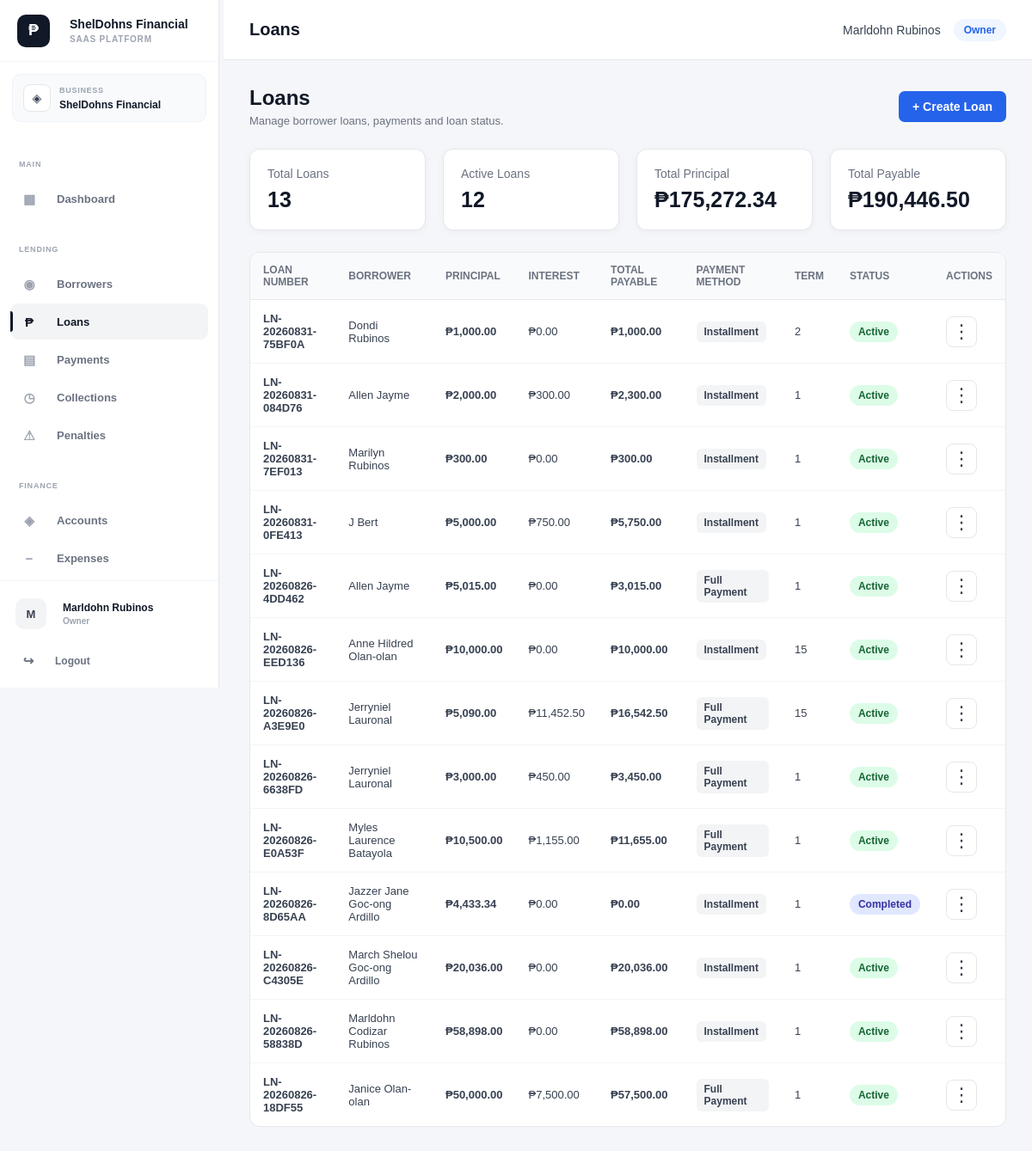
Screenshot of /public/index.php?url=loans (signed in) with the database file from the repository.
### tables this page shows
CREATE TABLE `loans` (
  `id` int(10) UNSIGNED NOT NULL,
  `business_id` bigint(20) UNSIGNED NOT NULL,
  `borrower_id` int(10) UNSIGNED NOT NULL,
  `account_id` int(10) UNSIGNED DEFAULT NULL,
  `category_id` int(10) UNSIGNED DEFAULT NULL,
  `loan_number` varchar(50) NOT NULL,
  `principal_amount` decimal(15,2) NOT NULL DEFAULT 0.00,
  `interest_rate` decimal(8,2) NOT NULL DEFAULT 0.00,
  `interest_type` enum('flat','reducing_balance') NOT NULL DEFAULT 'flat',
  `payment_type` enum('installment','full_payment') NOT NULL DEFAULT 'installment',
  `term` int(11) NOT NULL DEFAULT 1,
  `term_period` enum('days','weeks','months','years') NOT NULL DEFAULT 'months',
  `processing_fee` decimal(15,2) NOT NULL DEFAULT 0.00,
  `total_interest` decimal(15,2) NOT NULL DEFAULT 0.00,
  `total_payable` decimal(15,2) NOT NULL DEFAULT 0.00,
  `release_date` date DEFAULT NULL,
  `first_payment_date` date DEFAULT NULL,
  `status` enum('pending','approved','active','completed','overdue','cancelled','rejected') NOT NULL DEFAULT 'pending',
  `purpose` varchar(255) DEFAULT NULL,
  `notes` text DEFAULT NULL,
  `created_by` int(10) UNSIGNED DEFAULT NULL,
  `created_at` timestamp NOT NULL DEFAULT current_timestamp(),
  `updated_at` timestamp NOT NULL DEFAULT current_timestamp() ON UPDATE current_timestamp()
);

### app/controllers/LoanController.php (called while the page is built, shortened)
<?php
require_once APP_PATH . '/models/Loan.php';
class LoanController
{
    public function index(): void
    {
        $user =
            Auth::user();
        $businessId =
            Auth::businessId();
        $tenantRole =
            Auth::tenantRole();
        $loanModel =
            new Loan();
        $loans =
            $loanModel->all(
                $businessId
            );
        require APP_PATH .
            '/views/loans/index.php';
    }
}

### app/core/Auth.php (called while the page is built, shortened)
<?php
class Auth
{
    public static function user(): ?array
    {
        return
            $_SESSION['user']
            ?? null;
    }
    public static function businessId(): ?int
    {
        return (int)
            $_SESSION['business_id'];
    }
    public static function tenantRole(): ?string
    {
        return
            $_SESSION['tenant_role']
            ?? null;
    }
}

### app/core/Database.php (called while the page is built, shortened)
<?php
class Database
{
    private static ?PDO $instance = null;
    public static function getInstance(): PDO
    {
        if (self::$instance === null) {
            $host = '127.0.0.1';
            $port = '3306';
            $database = 'loan_management_db';
            $username = 'root';
            $password = '';
            $dsn = "mysql:host={$host};port={$port};dbname={$database};charset=utf8mb4";
            try {
                self::$instance = new PDO(
                    $dsn,
                    $username,
                    $password,
                    [
                        PDO::ATTR_ERRMODE => PDO::ERRMODE_EXCEPTION,
                        PDO::ATTR_DEFAULT_FETCH_MODE =>
                            PDO::FETCH_ASSOC,
                        PDO::ATTR_EMULATE_PREPARES => false
                    ]
                );
            } catch (PDOException $e) {
                die(
                    'Database connection failed: ' .
                    $e->getMessage()
                );
            }
        }
        return self::$instance;
    }
}

### app/models/Loan.php (called while the page is built, shortened)
<?php
class Loan
{
    private PDO $db;
    public function __construct()
    {
        $this->db = Database::getInstance();
    }
    private function ensureLoanSchedulesTable(): void
    {
        $sql = "
            CREATE TABLE IF NOT EXISTS loan_schedules
            (
                id INT UNSIGNED NOT NULL AUTO_INCREMENT,
                loan_id INT UNSIGNED NOT NULL,
                installment_number INT NOT NULL,
                due_date DATE NOT NULL,
                principal_amount DECIMAL(15,2)
                    NOT NULL DEFAULT 0.00,
                interest_amount DECIMAL(15,2)
                    NOT NULL DEFAULT 0.00,
                total_due DECIMAL(15,2)
                    NOT NULL DEFAULT 0.00,
                status ENUM(
                    'pending',
                    'paid',
                    'partial',
                    'overdue',
                    'cancelled'
                )
                NOT NULL DEFAULT 'pending',
                paid_amount DECIMAL(15,2)
                    NOT NULL DEFAULT 0.00,
                paid_date DATE NULL,
                created_at TIMESTAMP
                    NOT NULL DEFAULT CURRENT_TIMESTAMP,
                updated_at TIMESTAMP
                    NOT NULL DEFAULT CURRENT_TIMESTAMP
                    ON UPDATE CURRENT_TIMESTAMP,
                PRIMARY KEY (id),
                INDEX idx_loan_schedules_loan_id
                    (loan_id),
                INDEX idx_loan_schedules_due_date
                    (due_date),
                INDEX idx_loan_schedules_status
                    (status)
            )
            ENGINE=InnoDB
            DEFAULT CHARSET=utf8mb4
            COLLATE=utf8mb4_unicode_ci
        ";
        $this->db->exec($sql);
    }
    public function getByBusiness(int $businessId): array
    {
        $sql = "
            SELECT
                l.*,
                CONCAT(
                    COALESCE(b.first_name, ''),
                    ' ',
                    COALESCE(b.middle_name, ''),
                    ' ',
                    COALESCE(b.last_name, '')
                ) AS borrower_name,
                c.name AS category_name,
                COALESCE(
                    (
                        SELECT SUM(lp.amount)
                        FROM loan_payments lp
                        WHERE lp.loan_id = l.id
                        AND lp.business_id = l.business_id
                        AND lp.status = 'posted'
                    ),
                    0
                ) AS total_paid,
                GREATEST(
                    0,
                    l.total_payable -
                    COALESCE(
                        (
                            SELECT SUM(lp.amount)
                            FROM loan_payments lp
                            WHERE lp.loan_id = l.id
                            AND lp.business_id = l.business_id
                            AND lp.status = 'posted'
                        ),
                        0
                    )
                ) AS remaining_balance
            FROM loans l
            INNER JOIN borrowers b
                ON b.id = l.borrower_id
            LEFT JOIN categories c
                ON c.id = l.category_id
            WHERE l.business_id = ?
            AND b.business_id = ?
            ORDER BY l.id DESC
        ";
        $stmt = $this->db->prepare($sql);
        $stmt->execute([
            $businessId,
            $businessId
        ]);
        return $stmt->fetchAll(
            PDO::FETCH_ASSOC
        );
    }
    public function all(int $businessId): array
    {
        return $this->getByBusiness(
            $businessId
        );
    }
}

### app/views/loans/index.php (the view, shortened to what this page needs)
<?php
$user=$user??Auth::user();
$tenantRole=$tenantRole??Auth::tenantRole();
$loans=$loans??[];
if(!function_exists('formatPaymentMethod')){
    function formatPaymentMethod($value):string{
        return match(strtolower(trim((string)$value))){
            'full_payment'=>'Full Payment',
            'installment',''=>'Installment',
            default=>ucwords(str_replace('_',' ',$value))
        };
    }
}
$totalLoans=count($loans);
$activeLoans=$pendingLoans=0;
$totalPrincipal=$totalPayable=0;
$loanPaymentTotals=[];
foreach($loans as $loan){
    $id=(int)($loan['id']??0);
    if(array_key_exists('total_paid',$loan))
        $loanPaymentTotals[$id]=(float)$loan['total_paid'];
    elseif(array_key_exists('paid_amount',$loan))
        $loanPaymentTotals[$id]=(float)$loan['paid_amount'];
    else
        $loanPaymentTotals[$id]=0;
}
foreach($loans as $loan){
    $status=strtolower($loan['status']??'pending');
    $activeLoans+=($status==='active');
    $totalPrincipal+=(float)($loan['principal_amount']??0);
    $id=(int)($loan['id']??0);
    $payable=(float)($loan['total_payable']??0);
    $paid=(float)($loanPaymentTotals[$id]??0);
    $totalPayable+=max(0,$payable-$paid);
}
?>
<!DOCTYPE html>
<html lang="en">
<head>
<link rel="stylesheet" href="assets/css/style.css">
</head>
<body>
<?php require APP_PATH.'/views/layouts/sidebar.php'; ?>
<div class="main-content">
<nav class="navbar">
<div class="page-title">Loans</div>
<div class="user-info">
<span class="user-name"><?=htmlspecialchars($user['full_name']??$user['username']??'User')?></span>
<span class="badge"><?=htmlspecialchars($tenantRole??'User')?></span>
</div>
</nav>
<div class="container">
<div class="page-header">
<div>
<h1>Loans</h1>
<p>Manage borrower loans, payments and loan status.</p>
</div>
<button type="button" class="btn btn-primary" onclick="openCreateLoanModal()">+ Create Loan</button>
</div>
<div class="loan-summary-grid">
<div class="loan-summary-card">
<div class="loan-summary-title">Total Loans</div>
<div class="loan-summary-value"><?=number_format($totalLoans)?></div>
</div>
<div class="loan-summary-card">
<div class="loan-summary-title">Active Loans</div>
<div class="loan-summary-value"><?=number_format($activeLoans)?></div>
</div>
<div class="loan-summary-card">
<div class="loan-summary-title">Total Principal</div>
<div class="loan-summary-value">₱<?=number_format($totalPrincipal,2)?></div>
</div>
<div class="loan-summary-card">
<div class="loan-summary-title">Total Payable</div>
<div class="loan-summary-value">₱<?=number_format($totalPayable,2)?></div>
</div>
</div>
<?php if(empty($loans)): ?>
<div class="form-card" style="margin-top:20px">
<div class="empty-state">
<h3>No Loans Found</h3>
<p>You haven't created any loans yet.</p>
<br>
<button type="button" class="btn btn-primary" onclick="openCreateLoanModal()">Create Your First Loan</button>
</div>
</div>
<?php else: ?>
<div class="table-container" style="margin-top:20px">
<table>
<thead>
<tr>
<th>Loan Number</th>
<th>Borrower</th>
<th>Principal</th>
<th>Interest</th>
<th>Total Payable</th>
<th>Payment Method</th>
<th>Term</th>
<th>Status</th>
<th>Actions</th>
</tr>
</thead>
<tbody>
<?php foreach($loans as $loan): ?>
<?php
$loanId=(int)($loan['id']??0);
$loanNumber=$loan['loan_number']??'';
$borrowerName=$loan['borrower_name']??$loan['full_name']??$loan['borrower']??'Unknown Borrower';
$principal=(float)($loan['principal_amount']??0);
$interest=(float)($loan['total_interest']??0);
$originalPayable=(float)($loan['total_payable']??0);
$paidAmount=(float)($loanPaymentTotals[$loanId]??0);
$payable=max(0,$originalPayable-$paidAmount);
$term=(int)($loan['term']??1);
$paymentType=$loan['payment_type']??'installment';
$status=strtolower($loan['status']??'pending');
?>
<tr>
<td><span class="loan-number"><?=htmlspecialchars($loanNumber)?></span></td>
<td><?=htmlspecialchars($borrowerName)?></td>
<td><strong>₱<?=number_format($principal,2)?></strong></td>
<td>₱<?=number_format($interest,2)?></td>
<td><strong>₱<?=number_format($payable,2)?></strong></td>
<td><span class="payment-method"><?=htmlspecialchars(formatPaymentMethod($paymentType))?></span></td>
<td><?=$term?></td>
<td><span class="loan-status loan-status-<?=htmlspecialchars($status)?>"><?=htmlspecialchars(ucfirst($status))?></span></td>
<td>
<div class="loan-action-menu">
<button type="button" class="loan-action-button" onclick="toggleLoanActions(<?=$loanId?>)" aria-expanded="false" data-loan-id="<?=$loanId?>">⋮</button>
</div>
</td>
</tr>
<?php endforeach; ?>
</tbody>
</table>
</div>
<?php endif; ?>
</div>
</div>
</body>
</html>

### public/assets/css/style.css (style rules this page uses)
* { box-sizing: border-box; }
html, body { margin: 0; padding: 0; min-height: 100%; font-family: Arial, Helvetica, sans-serif; color: #1f2937; }
html { width: 100%; }
body { min-height: 100vh; background: #f4f6f9; overflow-x: hidden; }
.btn { display: inline-flex; align-items: center; justify-content: center; padding: 10px 16px; border: none; border-radius: 7px; font-size: 14px; font-weight: 600; cursor: pointer; text-decoration: none; }
.btn-primary { background: #2563eb; color: #ffffff; }
.main-content { margin-left: 260px; min-height: 100vh; width: calc(100% - 260px); }
.navbar { height: 70px; background: #ffffff; border-bottom: 1px solid #e5e7eb; display: flex; align-items: center; justify-content: space-between; padding: 0 30px; position: sticky; top: 0; z-index: 100; }
.page-title { font-size: 20px; font-weight: 700; color: #111827; }
.user-info { display: flex; align-items: center; gap: 15px; font-size: 14px; }
.user-name { color: #374151; }
.badge { padding: 6px 12px; border-radius: 20px; background: #eff6ff; color: #2563eb; font-size: 12px; font-weight: 600; text-transform: capitalize; }
.container { padding: 30px; max-width: 1600px; margin: 0 auto; }
.table-container { width: 100%; overflow-x: auto; -webkit-overflow-scrolling: touch; background: #ffffff; border: 1px solid #e5e7eb; border-radius: 12px; }
table { width: 100%; border-collapse: collapse; }
table th { padding: 13px 15px; text-align: left; background: #f9fafb; border-bottom: 1px solid #e5e7eb; font-size: 12px; font-weight: 700; color: #6b7280; text-transform: uppercase; }
table td { padding: 14px 15px; border-bottom: 1px solid #f3f4f6; font-size: 13px; color: #374151; }
table tr:last-child td { border-bottom: none; }
.page-header { display: flex; align-items: center; justify-content: space-between; margin-bottom: 25px; }
.page-header h1 { margin: 0; font-size: 24px; color: #111827; }
.page-header p { margin: 5px 0 0; color: #6b7280; font-size: 13px; }

### app/views/loans/index.php (style rules this page uses)
.loan-summary-grid { display:grid;grid-template-columns:repeat(4,minmax(0,1fr));gap:20px;margin-bottom:25px }
.loan-summary-card { background:#fff;border:1px solid #e5e7eb;border-radius:12px;padding:20px;box-shadow:0 2px 8px rgba(0,0,0,.04) }
.loan-summary-title { font-size:14px;color:#6b7280;margin-bottom:8px }
.loan-summary-value { font-size:25px;font-weight:700;color:#111827 }
.loan-status { display:inline-block;padding:5px 10px;border-radius:999px;font-size:12px;font-weight:600;text-transform:capitalize }
.loan-status-active { background:#dcfce7;color:#166534 }
.loan-status-completed { background:#e0e7ff;color:#3730a3 }
.payment-method { display:inline-block;padding:5px 9px;border-radius:6px;font-size:12px;font-weight:600;background:#f3f4f6;color:#374151 }
.loan-number { font-weight:700 }
.loan-action-menu { position:relative;display:inline-block }
.loan-action-button { width:36px;height:36px;border:1px solid #e5e7eb;background:#fff;border-radius:8px;font-size:22px;line-height:1;cursor:pointer;color:#374151;display:flex;align-items:center;justify-content:center;padding:0;position:relative;z-index:2 }

### rows the page displays
loans: loan_number "LN-20260831-75BF0A", borrowerName "Dondi Rubinos", principal_amount "1,000.00", total_interest "0.00", payable "1,000.00", payment_type "Installment", term "2", status "Active"
loans: loan_number "LN-20260831-084D76", borrowerName "Allen Jayme", principal_amount "2,000.00", total_interest "300.00", payable "2,300.00", payment_type "Installment", term "1", status "Active"
loans: loan_number "LN-20260831-7EF013", borrowerName "Marilyn Rubinos", principal_amount "300.00", total_interest "0.00", total_payable "300.00", payment_type "Installment", term "1", status "Active"
loans: loan_number "LN-20260831-0FE413", borrowerName "J Bert", principal_amount "5,000.00", total_interest "750.00", payable "5,750.00", payment_type "Installment", term "1", status "Active"
loans: loan_number "LN-20260826-4DD462", borrowerName "Allen Jayme", principal_amount "5,015.00", total_interest "0.00", payable "3,015.00", payment_type "Full Payment", term "1", status "Active"
loans: loan_number "LN-20260826-EED136", borrowerName "Anne Hildred Olan-olan", principal_amount "10,000.00", total_interest "0.00", payable "10,000.00", payment_type "Installment", term "15", status "Active"
loans: loan_number "LN-20260826-A3E9E0", borrowerName "Jerryniel Lauronal", principal_amount "5,090.00", total_interest "11,452.50", payable "16,542.50", payment_type "Full Payment", term "15", status "Active"
loans: loan_number "LN-20260826-6638FD", borrowerName "Jerryniel Lauronal", principal_amount "3,000.00", total_interest "450.00", payable "3,450.00", payment_type "Full Payment", term "1", status "Active"
loans: loan_number "LN-20260826-E0A53F", borrowerName "Myles Laurence Batayola", principal_amount "10,500.00", total_interest "1,155.00", payable "11,655.00", payment_type "Full Payment", term "1", status "Active"
loans: loan_number "LN-20260826-8D65AA", borrowerName "Jazzer Jane Goc-ong Ardillo", principal_amount "4,433.34", total_interest "0.00", payable "0.00", payment_type "Installment", term "1", status "Completed"
loans: loan_number "LN-20260826-C4305E", borrowerName "March Shelou Goc-ong Ardillo", principal_amount "20,036.00", total_interest "0.00", payable "20,036.00", payment_type "Installment", term "1", status "Active"
loans: loan_number "LN-20260826-58838D", borrowerName "Marldohn Codizar Rubinos", principal_amount "58,898.00", total_interest "0.00", payable "58,898.00", payment_type "Installment", term "1", status "Active"
loans: loan_number "LN-20260826-18DF55", borrowerName "Janice Olan-olan", principal_amount "50,000.00", total_interest "7,500.00", payable "57,500.00", payment_type "Full Payment", term "1", status "Active"

### other values shown
$sidebarBrandName "ShelDohns Financial"
$sidebarBrandTagline "SAAS PLATFORM"
$business['name'] "ShelDohns Financial"
$avatarLetter "M"
$displayName "Marldohn Rubinos"
$displayRole "Owner"
$user['full_name'] "Marldohn Rubinos"
$tenantRole "Owner"
$totalLoans "13"
$activeLoans "12"
$totalPrincipal "175,272.34"
$totalPayable "190,446.50"
